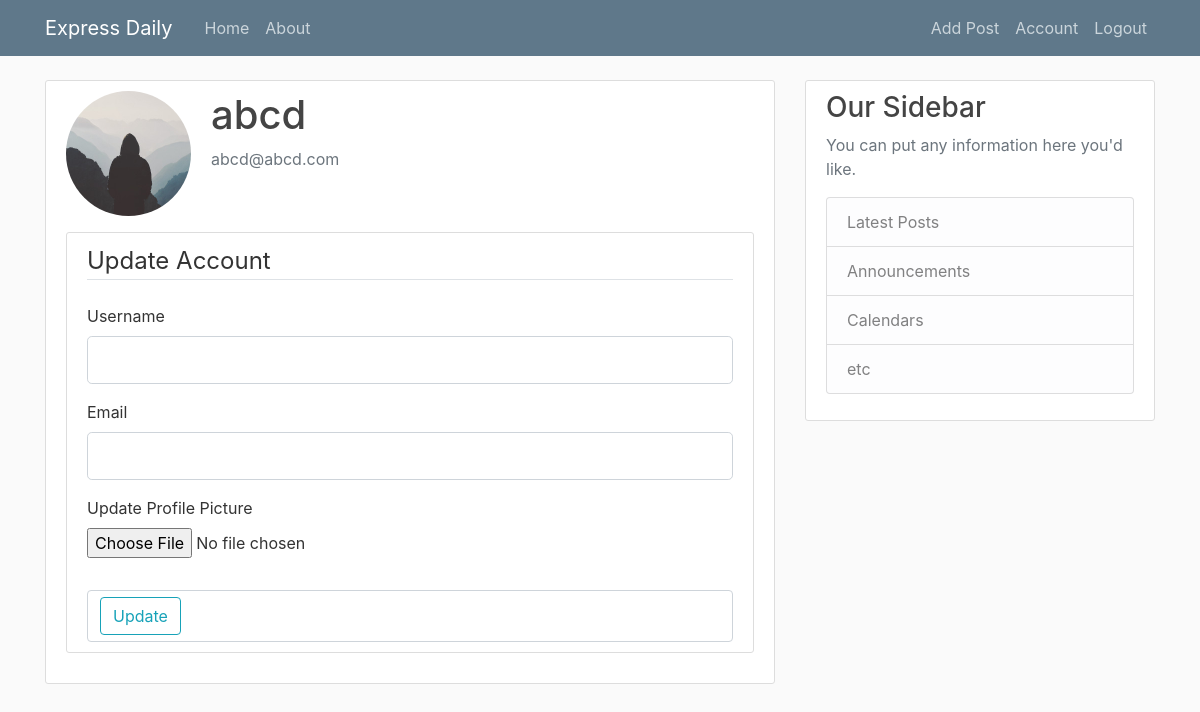
The app's page /account (signed in), older data.
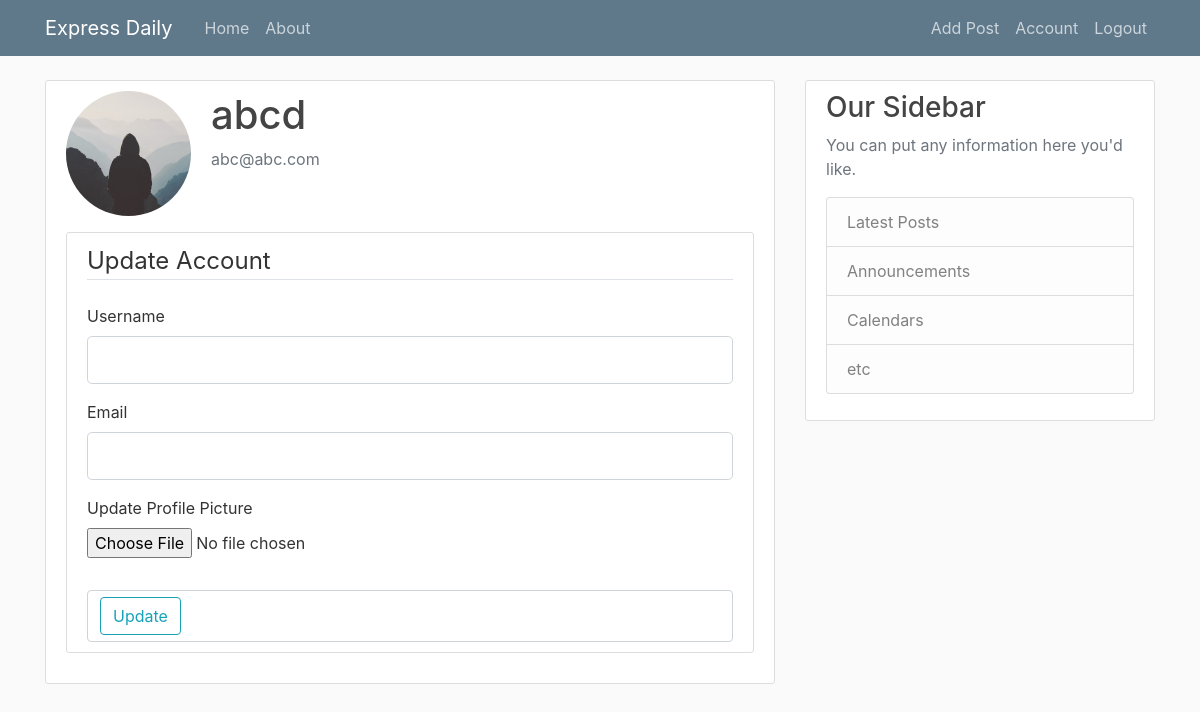
The same page, newer data.
### BLog/models.py (models this page shows, shortened)
class User(db.Model,UserMixin):
    id = db.Column(db.Integer, primary_key=True)
    username = db.Column(db.String(20), unique=True, nullable=False)
    email = db.Column(db.String(120), unique=True, nullable=False)
    image_file = db.Column(db.String(20), nullable=False,
                           default='default.jpg')
    password = db.Column(db.String(60), nullable=False)
    posts = db.relationship('Post', backref='author', lazy=True)

### BLog/users/route.py (the view, shortened to what this page needs)
@users.route("/account", methods=['GET', 'POST'])
@login_required
def account():
    form=UpdateForm()
    image_file=url_for('static',filename='profile_pic/'+current_user.image_file)
    return render_template('account.html', title='Account',image_file=image_file,form=form)

### BLog/users/forms.py (shortened to what this page needs)
class UpdateForm(FlaskForm):
    username = StringField('Username',
                           validators=[DataRequired(), Length(min=2, max=20)])
    email = StringField('Email',
                        validators=[DataRequired(), Email()])
    picture = FileField('Update Profile Picture', validators=[FileAllowed(['jpg', 'png'])])
    submit = SubmitField('Update')

### BLog/models.py (called while the page is built)
@loginmanager.user_loader
def load_user(user_id):
    return User.query.get(int(user_id))

### BLog/templates/account.html (shortened to what this page needs)
{% extends "layout.html" %} {% block content %}
<div class="content-section">
    <div class="media">
      <img class="rounded-circle account-img" src="{{image_file}}">
      <div class="media-body">
        <h2 class="account-heading">{{current_user.username}}</h2>
        <p class="text-secondary">{{current_user.email}}</p>
      </div>
    </div>
<div class="content-section">
  <form action="" method="POST" enctype="multipart/form-data">
    <fieldset class="form-group">
      <legend class="border-bottom mb-4">Update Account</legend>
      <div class="form-group">
        {{ form.username.label(class="form-control-label") }} {% if
        form.username.errors %} {{ form.username(class="form-control
        form-control-lg is-invalid") }}
        <div class="invalid-feedback">
          {% for error in form.username.errors %}
          <span>{{ error }}</span>
          {% endfor %}
        </div>
        {% else %} {{ form.username(class="form-control form-control-lg") }} {%
        endif %}
      </div>
      <div class="form-group">
        {{ form.email.label(class="form-control-label") }} {% if
        form.email.errors %} {{ form.email(class="form-control form-control-lg
        is-invalid") }}
        <div class="invalid-feedback">
          {% for error in form.email.errors %}
          <span>{{ error }}</span>
          {% endfor %}
        </div>
        {% else %} {{ form.email(class="form-control form-control-lg") }} {%
        endif %}
      </div>
      <div class="form-group">
        {{form.picture.label()}}
        {{ form.picture(class="form-control-file") }}
      </div>
    </fieldset>
    <div class="form-control">
      {{form.submit(class='btn btn-outline-info')}}
    </div>
  </form>
</div>
  </div>
{% endblock content %}

Row changes from the older to the newer data that the page shows:
changed User "abcd": email "abcd@abcd.com" → "abc@abc.com"
